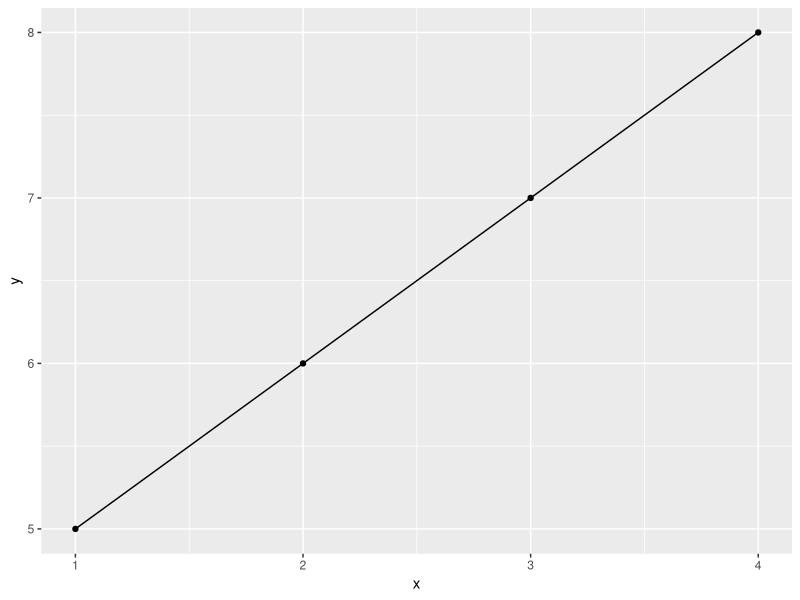

Recreate this plot in R.
# ============================================================
# Program 16: ggplot2 - Scatter + Line Combination
# ============================================================
# Description: Layers geom_point() and geom_line() on the same
#              ggplot to combine scatter and line visualization.
# Requires: ggplot2 (install with: install.packages("ggplot2"))
# Output: ggplot_point_line.png
# ============================================================

library(ggplot2)

data <- data.frame(
  x     = c(1, 2, 3, 4),
  y     = c(5, 6, 7, 8),
  group = c("A", "A", "B", "B")
)

png(file = "outputs/ggplot_point_line.png")
ggplot(data, aes(x = x, y = y)) +
  geom_point() +
  geom_line()
dev.off()

cat("ggplot2 scatter+line combo saved to outputs/ggplot_point_line.png\n")
